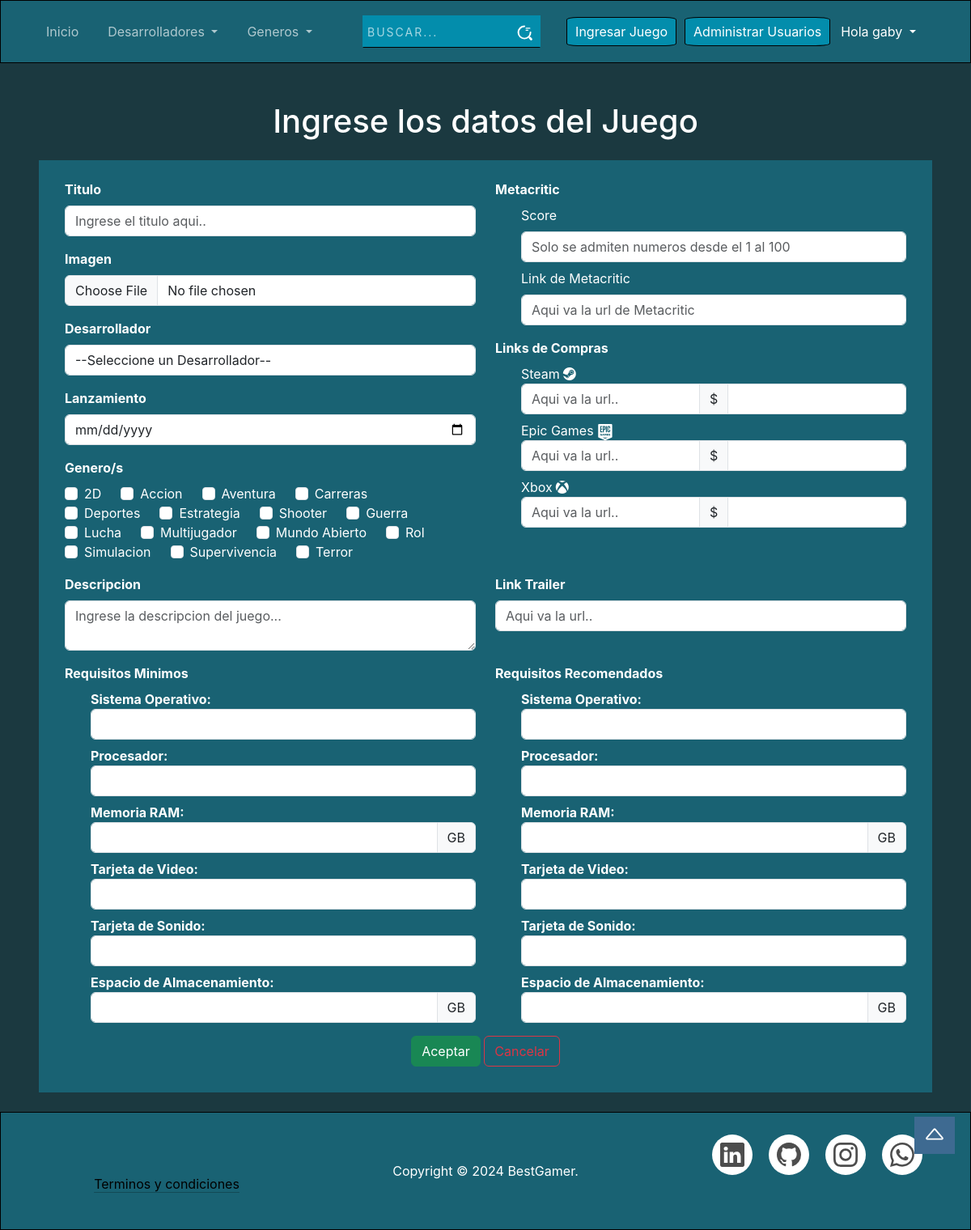
The app's page /Juegos/admin_juegos/ingreso_juegos.php (signed in) with its own data.
### tables this page shows
CREATE TABLE `usuarios` (
  `id_usuario` int(30) NOT NULL,
  `mail` varchar(60) NOT NULL,
  `usuario` varchar(60) NOT NULL,
  `contrasenia` varchar(60) NOT NULL,
  `id_rol` int(10) NOT NULL
);

CREATE TABLE `generos` (
  `id_genero` int(20) NOT NULL,
  `genero` varchar(60) NOT NULL
);

### Juegos/admin_juegos/ingreso_juegos.php (the view, shortened to what this page needs)
<?php include "C:/xampp/htdocs/repo/include/header.php"?>
<link rel="stylesheet" href="/repo/CSS/form.css">
<h1 class="text-center">Ingrese los datos del Juego</h1>
<form action="val_juego.php" method="post" class="formulario mx-5" enctype="multipart/form-data">
    <div class="row">
        <div class="col-sm-6">
            <div class="mb-3">
                <label class="form-label"><strong>Titulo</strong></label>
                <input type="text" name="titulo" class="form-control" REQUIRED placeholder="Ingrese el titulo aqui..">
            </div>
            <div class="mb-3">
                <label class="form-label"><strong>Imagen</strong></label>
                <input type="file" id="img_portada" name="img_portada" class="form-control col-md-4" REQUIRED>
            </div>
            <div class="mb-3">
                <label class="form-label"><strong>Desarrollador</strong></label>
                <select name="desarrollador" class="form-control" id="desarrollador-select" REQUIRED>
                    <option value="0">--Seleccione un Desarrollador--</option>
                </select>
            </div>
            <div class="mb-3">
                <label class="form-label"><strong>Lanzamiento</strong></label>
                <input type="date" name="lanzamiento" class="form-control" REQUIRED>
            </div>
            <div class="mb-3">
                <label class="form-label"><strong>Genero/s</strong></label>
                <div class="form-check">
                    <?php
                    $sql = "SELECT * FROM generos";
                    $result = mysqli_query($con, $sql);
                    while ($row = mysqli_fetch_assoc($result)) {
                        echo "<label class='form-check-label me-5'>".$row['genero']." <input class='form-check-input' type='checkbox' name='generos[]' value='".$row['genero']."'></label>";
                    }
                ?>
                </div>
            </div>
        </div>
        <div class="col-sm-6">
            <div class="mb-3">
                <label class="form-label"><strong>Metacritic</strong></label>
                <div class="mb-1">
                    <ul>
                        <label class="form-label">Score</label>
                        <li class="input-group mb-2"><input type="number" name="score" class="form-control" min="1"
                                max="100" placeholder="Solo se admiten numeros desde el 1 al 100" REQUIRED>
                        </li>
                        <label class="form-label">Link de Metacritic</label>
                        <li class="input-group mb-2"><input type="url" name="metacritic"
                                placeholder="Aqui va la url de Metacritic" data-validation="url" class="form-control"
                                REQUIRED></li>
                    </ul>
                </div>
            </div>
            <div class="mb-3">
                <label class="form-label"><strong>Links de Compras</strong></label>
                <div class="mb-1">
                    <ul>
                        <label class="me-1">Steam</label><i class="bi bi-steam"></i>
                        <li class="input-group mb-2"><input type="url" name="steam" placeholder="Aqui va la url.."
                                data-validation="url" class="form-control"><span class="input-group-text"
                                id="basic-addon1">$</span><input type="float" name="precio_steam" class="form-control"
                                REQUIRED></li>
                        <label class="me-1">Epic Games</label><img class="bi epic" src="/repo/img/logo_epic.svg"
                            alt="Logo epic games, Epic Games, juegos, compra videojuegos">
                        <li class="input-group mb-2"><input type="url" name="epic" placeholder="Aqui va la url.."
                                data-validation="url" class="form-control"><span class="input-group-text"
                                id="basic-addon1">$</span><input type="float" name="precio_epic" class="form-control"
                                REQUIRED></li>
                        <label class="me-1">Xbox</label><i class="bi bi-xbox"></i>
                        <li class="input-group mb-2"><input type="url" name="xbox" placeholder="Aqui va la url.."
                                data-validation="url" class="form-control"><span class="input-group-text"
                                id="basic-addon1">$</span><input type="float" name="precio_xbox" class="form-control"
                                REQUIRED></li>
                    </ul>
                </div>
            </div>
        </div>
    </div>
    <div class="row">
        <div class="col-sm-6">
            <div class="mb-3">
                <label class="form-label"><strong>Descripcion</strong></label>
                <textarea name="descripcion" placeholder="Ingrese la descripcion del juego..." class="form-control"
                    REQUIRED></textarea>
            </div>
        </div>
        <div class="col-sm-6">
            <div class="mb-3">
                <label class="form-label"><strong>Link Trailer</strong></label>
                <input type="url" name="trailer" placeholder="Aqui va la url.." data-validation="url"
                    class="form-control" REQUIRED>
            </div>
        </div>
    </div>
    <div class="row">
        <div class="col-sm-6">
            <label class="form-label"><strong>Requisitos Minimos</strong></label>
            <ul>
                <strong>Sistema Operativo:</strong>
                <li class="input-group mb-2"><input type="text" name="so-min" class="form-control" REQUIRED>
                </li>
                <strong>Procesador:</strong>
                <li class="input-group mb-2"><input type="text" name="proce-min" class="form-control" REQUIRED></li>
                <strong>Memoria RAM:</strong>
                <li class="input-group mb-2"><input type="number" name="ram-min" class="form-control" REQUIRED><span
                        class="input-group-text" id="basic-addon1">GB</span></li>
                <strong>Tarjeta de Video:</strong>
                <li class="input-group mb-2"><input type="text" name="video-min" class="form-control" REQUIRED>
                </li>
                <strong>Tarjeta de Sonido:</strong>
                <li class="input-group mb-2"><input type="text" name="audio-min" class="form-control" REQUIRED></li>
                <strong>Espacio de Almacenamiento:</strong>
                <li class="input-group mb-2"><input type="number" name="espacio-min" class="form-control" REQUIRED><span
                        class="input-group-text" id="basic-addon1">GB</span></li>
            </ul>
        </div>
        <div class="col-sm-6">
            <label class="form-label"><strong>Requisitos Recomendados</strong></label>
            <ul>
                <strong>Sistema Operativo:</strong>
                <li class="input-group mb-2"><input type="text" name="so" class="form-control" REQUIRED></li>
                <strong>Procesador:</strong>
                <li class="input-group mb-2"><input type="text" name="proce" class="form-control" REQUIRED>
                </li>
                <strong>Memoria RAM:</strong>
                <li class="input-group mb-2"><input type="number" name="ram" class="form-control" REQUIRED><span
                        class="input-group-text" id="basic-addon1">GB</span>
                </li>
                <strong>Tarjeta de Video:</strong>
                <li class="input-group mb-2"><input type="text" name="video" class="form-control" REQUIRED>
                </li>
                <strong>Tarjeta de Sonido:</strong>
                <li class="input-group mb-2"><input type="text" name="audio" class="form-control" REQUIRED>
                </li>
                <strong>Espacio de Almacenamiento:</strong>
                <li class="input-group mb-2"><input type="number" name="espacio" class="form-control" REQUIRED><span
                        class="input-group-text" id="basic-addon1">GB</span></li>
            </ul>
        </div>
    </div>
    <div class="text-center mb-2">
        <button type="submit" name="aceptar" id="cargarJuego" class="btn btn-success">Aceptar</button>
        <button type="reset" class="btn btn-outline-danger">Cancelar</button>
    </div>
</form>
<?php include "C:/xampp/htdocs/repo/include/footer.php"?>

### include/header.php (shortened to what this page needs)
<?php include "C:/xampp/htdocs/repo/conexion/conexion.php";
session_start();?>
<!DOCTYPE html>
<html lang="en">
<head>
    <link href="https://cdn.jsdelivr.net/npm/bootstrap@5.3.3/dist/css/bootstrap.min.css" rel="stylesheet"
>
    <link rel="stylesheet" href="https://cdn.jsdelivr.net/npm/bootstrap-icons@1.7.2/font/bootstrap-icons.css">
    <link rel="stylesheet" href="/repo/CSS/header_footer.css">
    <link rel="stylesheet" href="/repo/CSS/index.css">
    <link rel="stylesheet" href="https://cdn.datatables.net/2.1.8/css/dataTables.dataTables.min.css">
    <link rel="stylesheet" href="https://cdnjs.cloudflare.com/ajax/libs/dropzone/5.9.3/dropzone.min.css">
</head>
<body>
    <header class="header" data-bs-theme="dark">
        <nav class="navbar navbar-expand-lg">
            <div class="container-fluid">
                <div class="collapse navbar-collapse" id="navbarSupportedContent">
                    <ul class="navbar-nav me-auto mb-2 mb-lg-0">
                        <li class="nav-item op">
                            <a class="nav-link" aria-current="page" href="/repo/index.php">Inicio</a>
                        </li>
                        <li class="nav-item dropdown op">
                            <a class="nav-link dropdown-toggle" href="#" role="button" data-bs-toggle="dropdown"
                                aria-expanded="false">
                                Desarrolladores
                            </a>
                        </li>
                        <li class="nav-item dropdown op">
                            <a class="nav-link dropdown-toggle" href="#" role="button" data-bs-toggle="dropdown"
                                aria-expanded="false">
                                Generos
                            </a>
                        </li>
                    </ul>
                    <form class="d-flex search" role="search">
                        <div class="input-container">
                            <input type="text" name="text" class="input" placeholder="Buscar...">
                            <span class="icon">
                            </span>
                        </div>
                    </form>
                    <?php
                    if(isset($_SESSION['admin'])){
                        $stmt = $con->prepare("SELECT usuario FROM usuarios WHERE mail = ?");
                        $stmt->bind_param("s", $_SESSION['admin']);
                        $stmt->execute();
                        $result = $stmt->get_result();
                        if ($result->num_rows > 0) {
                            $row = $result->fetch_assoc();
                            $user = $row['usuario'];
                        } else {
                            echo "No se encontró ningún usuario con ese correo.";
                        }
                        ?>
                    <a href="/repo/Juegos/admin_juegos/ingreso_juegos.php">
                        <button class="inicioSesion mr-2"type="button">Ingresar Juego</button>
                    </a>
                    <a href="/repo/admin_usuarios.php">
                        <button class="inicioSesion mr-2"type="button">Administrar Usuarios</button>
                    </a>
                    <ul class="navbar-nav me-auto mb-2 mb-lg-0">
                        <li class="dropdown">
                            <?php echo "<a class='nav-link dropdown-toggle text-white' role='button' data-bs-toggle='dropdown'
                                aria-expanded='false'>
                                Hola ". $user ."
                            </a>";?>
                        </li>
                    </ul>
                    <?php } else if (isset($_SESSION['usuario'])){
                        $stmt = $con->prepare("SELECT usuario FROM usuarios WHERE mail = ?");
                        if ($stmt === false) {
                            die("Error en la preparación de la consulta: " . $con->error);
                        }
                        $stmt->bind_param("s", $_SESSION['usuario']);
                        $stmt->execute();
                        $result = $stmt->get_result();
                        if ($result->num_rows > 0) {
                            $row = $result->fetch_assoc();
                            $user = $row['usuario'];
                        } else {
                            echo "No se encontró ningún usuario con ese correo.";
                        }
                        $stmt->close();?>
                    <ul class="navbar-nav me-auto mb-2 mb-lg-0">
                        <li class="dropdown">
                            <?php echo "<a class='nav-link dropdown-toggle text-white' role='button' data-bs-toggle='dropdown'
                                aria-expanded='false'>
                                Hola ". $user ."
                            </a>";?>
                            <ul class="dropdown-menu ">
                                <li><a href="/repo/login/edit.php" class="dropdown-item">Editar
                                        Nombre</a></li>
                                <li><a href="/repo/login/logout.php" class="dropdown-item">Cerrar
                                        Sesión</a></li>
                            </ul>
                        </li>
                    </ul>
                    <?php } else {?>
                    <a href="/repo/login.php"><button class="inicioSesion" type="button">Iniciar sesión</button></a>
                    <?php }?>
                </div>
            </div>
        </nav>
    </header>

### records on screen
usuarios: usuario "gaby"
generos: genero "2D"
generos: genero "Accion"
generos: genero "Aventura"
generos: genero "Carreras"
generos: genero "Deportes"
generos: genero "Estrategia"
generos: genero "Shooter"
generos: genero "Guerra"
generos: genero "Lucha"
generos: genero "Multijugador"
generos: genero "Mundo Abierto"
generos: genero "Rol"
generos: genero "Simulacion"
generos: genero "Supervivencia"
generos: genero "Terror"
